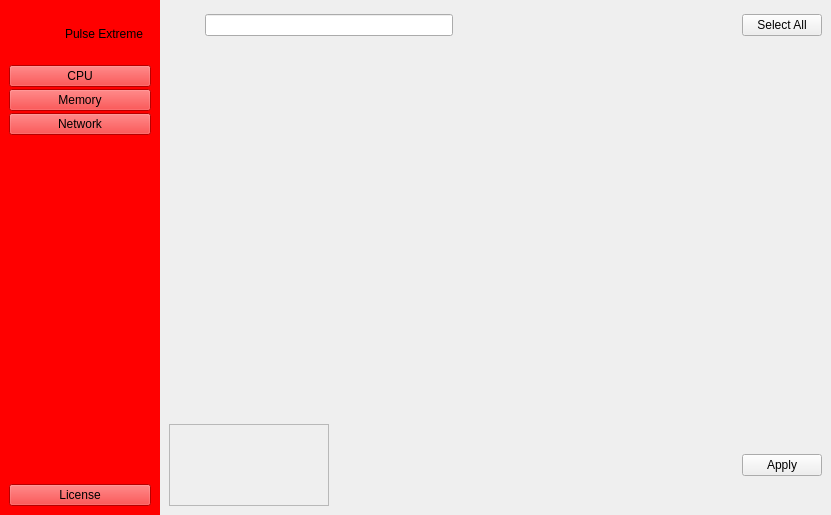
<?xml version="1.0" encoding="UTF-8"?>
<ui version="4.0">
 <class>MainWindow</class>
 <widget class="QMainWindow" name="MainWindow">
  <property name="geometry">
   <rect>
    <x>0</x>
    <y>0</y>
    <width>831</width>
    <height>515</height>
   </rect>
  </property>
  <property name="windowTitle">
   <string>MainWindow</string>
  </property>
  <widget class="QWidget" name="centralwidget">
   <layout class="QHBoxLayout" name="horizontalLayout" stretch="0,1">
    <property name="spacing">
     <number>0</number>
    </property>
    <property name="leftMargin">
     <number>0</number>
    </property>
    <property name="topMargin">
     <number>0</number>
    </property>
    <property name="rightMargin">
     <number>0</number>
    </property>
    <property name="bottomMargin">
     <number>0</number>
    </property>
    <item>
     <widget class="QWidget" name="sidebar" native="true">
      <property name="minimumSize">
       <size>
        <width>160</width>
        <height>0</height>
       </size>
      </property>
      <property name="styleSheet">
       <string notr="true">background-color: red;</string>
      </property>
      <layout class="QVBoxLayout" name="verticalLayout_2">
       <item>
        <layout class="QVBoxLayout" name="sidebarLayout" stretch="0,0,0,0">
         <item>
          <layout class="QHBoxLayout" name="logoLayout">
           <item>
            <widget class="QLabel" name="label_2">
             <property name="minimumSize">
              <size>
               <width>50</width>
               <height>50</height>
              </size>
             </property>
             <property name="maximumSize">
              <size>
               <width>50</width>
               <height>50</height>
              </size>
             </property>
             <property name="text">
              <string/>
             </property>
             <property name="pixmap">
              <pixmap resource="resource.qrc">:/icons/icons/pulse_white_logo.png</pixmap>
             </property>
             <property name="scaledContents">
              <bool>true</bool>
             </property>
            </widget>
           </item>
           <item>
            <widget class="QLabel" name="label">
             <property name="text">
              <string>Pulse Extreme</string>
             </property>
            </widget>
           </item>
          </layout>
         </item>
         <item>
          <layout class="QVBoxLayout" name="categories">
           <property name="spacing">
            <number>2</number>
           </property>
           <item>
            <widget class="QPushButton" name="pushButton">
             <property name="text">
              <string>CPU</string>
             </property>
             <property name="icon">
              <iconset resource="resource.qrc">
               <normaloff>:/icons/icons/cpu.png</normaloff>:/icons/icons/cpu.png</iconset>
             </property>
            </widget>
           </item>
           <item>
            <widget class="QPushButton" name="pushButton_2">
             <property name="text">
              <string>Memory</string>
             </property>
             <property name="icon">
              <iconset resource="resource.qrc">
               <normaloff>:/icons/icons/memory.png</normaloff>:/icons/icons/memory.png</iconset>
             </property>
            </widget>
           </item>
           <item>
            <widget class="QPushButton" name="pushButton_3">
             <property name="text">
              <string>Network</string>
             </property>
             <property name="icon">
              <iconset resource="resource.qrc">
               <normaloff>:/icons/icons/network.png</normaloff>:/icons/icons/network.png</iconset>
             </property>
            </widget>
           </item>
          </layout>
         </item>
         <item>
          <spacer name="verticalSpacer">
           <property name="orientation">
            <enum>Qt::Vertical</enum>
           </property>
           <property name="sizeHint" stdset="0">
            <size>
             <width>20</width>
             <height>40</height>
            </size>
           </property>
          </spacer>
         </item>
         <item>
          <widget class="QPushButton" name="LicenseBtn">
           <property name="text">
            <string>License</string>
           </property>
          </widget>
         </item>
        </layout>
       </item>
      </layout>
     </widget>
    </item>
    <item>
     <widget class="QWidget" name="content" native="true">
      <layout class="QVBoxLayout" name="verticalLayout_3" stretch="0,0,0">
       <property name="spacing">
        <number>0</number>
       </property>
       <property name="leftMargin">
        <number>0</number>
       </property>
       <property name="topMargin">
        <number>0</number>
       </property>
       <property name="rightMargin">
        <number>0</number>
       </property>
       <property name="bottomMargin">
        <number>0</number>
       </property>
       <item>
        <widget class="QWidget" name="topbar" native="true">
         <property name="minimumSize">
          <size>
           <width>0</width>
           <height>50</height>
          </size>
         </property>
         <property name="maximumSize">
          <size>
           <width>16777215</width>
           <height>50</height>
          </size>
         </property>
         <layout class="QHBoxLayout" name="horizontalLayout_3">
          <item>
           <layout class="QHBoxLayout" name="searchbar">
            <item>
             <widget class="QLabel" name="searchIcon">
              <property name="minimumSize">
               <size>
                <width>30</width>
                <height>30</height>
               </size>
              </property>
              <property name="maximumSize">
               <size>
                <width>30</width>
                <height>30</height>
               </size>
              </property>
              <property name="text">
               <string/>
              </property>
              <property name="pixmap">
               <pixmap resource="resource.qrc">:/icons/icons/search.png</pixmap>
              </property>
              <property name="scaledContents">
               <bool>true</bool>
              </property>
             </widget>
            </item>
            <item>
             <widget class="QLineEdit" name="searchBox">
              <property name="minimumSize">
               <size>
                <width>200</width>
                <height>0</height>
               </size>
              </property>
             </widget>
            </item>
           </layout>
          </item>
          <item>
           <spacer name="horizontalSpacer">
            <property name="orientation">
             <enum>Qt::Horizontal</enum>
            </property>
            <property name="sizeHint" stdset="0">
             <size>
              <width>280</width>
              <height>20</height>
             </size>
            </property>
           </spacer>
          </item>
          <item>
           <widget class="QPushButton" name="selectAllBtn">
            <property name="text">
             <string>Select All</string>
            </property>
           </widget>
          </item>
         </layout>
        </widget>
       </item>
       <item>
        <widget class="QStackedWidget" name="mainarea">
         <widget class="QWidget" name="mainareaPage1"/>
        </widget>
       </item>
       <item>
        <widget class="QWidget" name="footer" native="true">
         <property name="minimumSize">
          <size>
           <width>0</width>
           <height>100</height>
          </size>
         </property>
         <property name="maximumSize">
          <size>
           <width>16777215</width>
           <height>100</height>
          </size>
         </property>
         <layout class="QHBoxLayout" name="horizontalLayout_4">
          <item>
           <widget class="QScrollArea" name="checkout">
            <property name="minimumSize">
             <size>
              <width>160</width>
              <height>0</height>
             </size>
            </property>
            <property name="maximumSize">
             <size>
              <width>160</width>
              <height>16777215</height>
             </size>
            </property>
            <property name="widgetResizable">
             <bool>true</bool>
            </property>
            <widget class="QWidget" name="scrollAreaWidgetContents">
             <property name="geometry">
              <rect>
               <x>0</x>
               <y>0</y>
               <width>158</width>
               <height>80</height>
              </rect>
             </property>
            </widget>
           </widget>
          </item>
          <item>
           <spacer name="horizontalSpacer_2">
            <property name="orientation">
             <enum>Qt::Horizontal</enum>
            </property>
            <property name="sizeHint" stdset="0">
             <size>
              <width>403</width>
              <height>20</height>
             </size>
            </property>
           </spacer>
          </item>
          <item>
           <widget class="QPushButton" name="pushButton_6">
            <property name="text">
             <string>Apply</string>
            </property>
           </widget>
          </item>
         </layout>
        </widget>
       </item>
      </layout>
     </widget>
    </item>
   </layout>
  </widget>
 </widget>
 <resources>
  <include location="resource.qrc"/>
 </resources>
 <connections/>
</ui>
